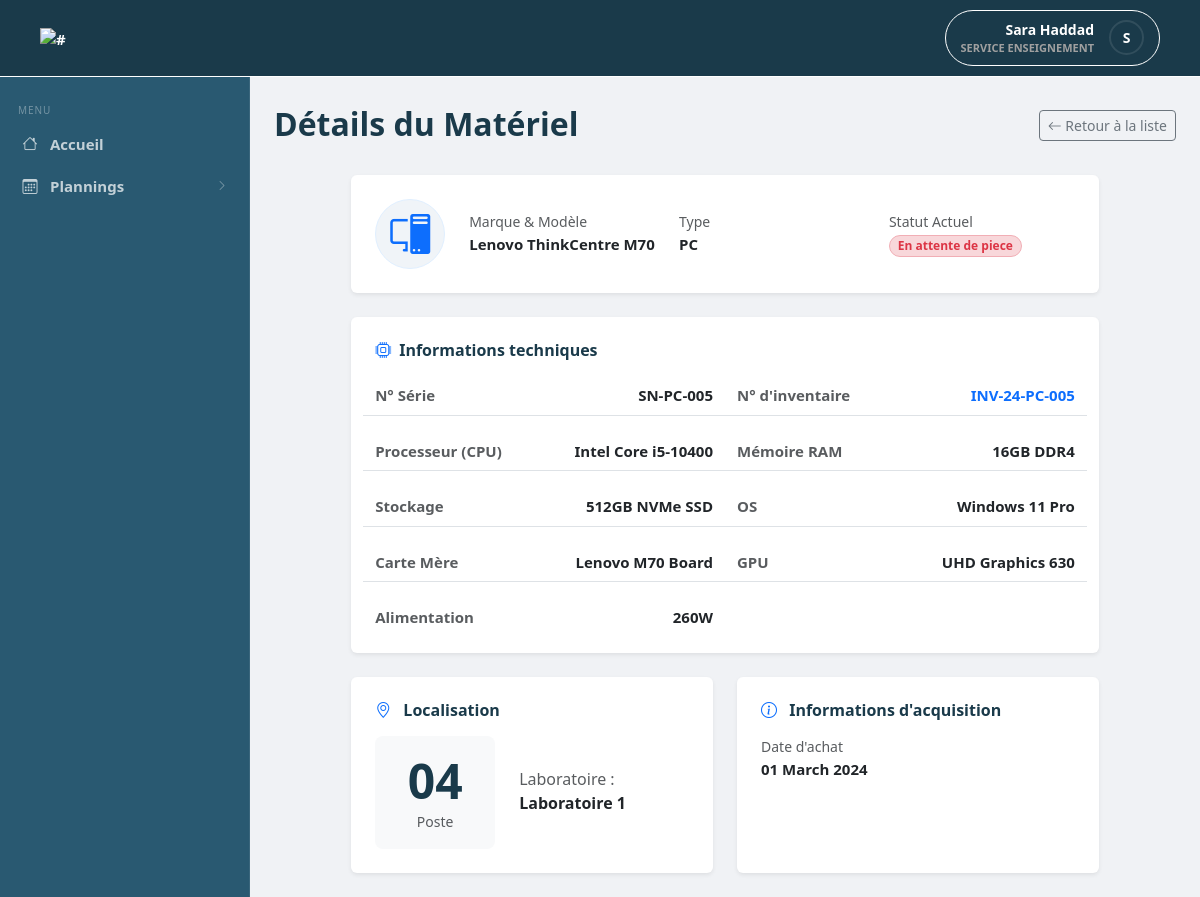
The app's page /technicien/fiche_equipement.php?id=1 (signed in) with its own data.
### tables this page shows
CREATE TABLE utilisateur (
  id               INT UNSIGNED AUTO_INCREMENT PRIMARY KEY,
  nom              VARCHAR(50)  NOT NULL,
  prenom           VARCHAR(50)  NOT NULL,
  email            VARCHAR(100) NOT NULL UNIQUE,
  mot_de_passe     VARCHAR(255) NOT NULL, 
  role             ENUM('technicien','enseignant','chef departement','service enseignement','vacataire') NOT NULL,
  actif            BOOLEAN DEFAULT TRUE,
  date_expiration  DATE DEFAULT NULL
);

CREATE TABLE equipement (
  id                INT UNSIGNED AUTO_INCREMENT PRIMARY KEY,
  num_inventaire    VARCHAR(50)  NOT NULL UNIQUE, 
  salle_id          INT UNSIGNED NOT NULL,
  poste             VARCHAR(20),
  type              ENUM('PC','switch','serveur','ecran','clavier','souris','onduleur','projecteur') NOT NULL,
  marque            VARCHAR(50),
  modele            VARCHAR(50),
  num_serie         VARCHAR(100),
  date_acquisition  DATE,
  etat              ENUM('fonctionnel','en panne','en reparation','en attente de piece','reforme') NOT NULL DEFAULT 'fonctionnel',
  CONSTRAINT fk_equip_salle FOREIGN KEY (salle_id) REFERENCES salle(id) ON DELETE CASCADE
);

CREATE TABLE configuration_pc (
  id                 INT UNSIGNED AUTO_INCREMENT PRIMARY KEY,
  equipement_id      INT UNSIGNED NOT NULL UNIQUE,
  carte_mere         VARCHAR(100),
  cpu                VARCHAR(100),
  gpu                VARCHAR(100),
  ram                VARCHAR(50),
  stockage           VARCHAR(100),
  alimentation       VARCHAR(100),
  systeme_exploitation VARCHAR(100),
  CONSTRAINT fk_config_equip FOREIGN KEY (equipement_id) REFERENCES equipement(id) ON DELETE CASCADE
);

CREATE TABLE salle (
  id         INT UNSIGNED AUTO_INCREMENT PRIMARY KEY,
  nom        VARCHAR(50)  NOT NULL,
  capacite   TINYINT UNSIGNED NOT NULL DEFAULT 0,
  type       ENUM('Standard','Réseau','IA','Serveur') NOT NULL DEFAULT 'Standard'
);

### technicien/fiche_equipement.php (the view, shortened to what this page needs)
<?php
require_once '../db_config.php';
$id = (int)$_GET['id'];
$sql = "SELECT e.*, s.nom AS nom_salle,
               c.cpu, c.ram, c.stockage, c.systeme_exploitation, c.carte_mere, c.gpu, c.alimentation
        FROM equipement e
        LEFT JOIN salle s ON e.salle_id = s.id
        LEFT JOIN configuration_pc c ON e.id = c.equipement_id
        WHERE e.id = ?";
$stmt = $conn->prepare($sql);
$stmt->bind_param("i", $id);
$stmt->execute();
$eq = $stmt->get_result()->fetch_assoc();
$icon = "bi-device-ssd";
$types_icons = [
    'pc' => 'bi-pc-display', 'projecteur' => 'bi-projector', 'switch' => 'bi-hdd-network',
    'ecran' => 'bi-display', 'serveur' => 'bi-server', 'onduleur' => 'bi-lightning-charge',
    'souris' => 'bi-mouse', 'clavier' => 'bi-keyboard'
];
if(isset($types_icons[strtolower($eq['type'])])) $icon = $types_icons[strtolower($eq['type'])];
$badge_class = (strtolower($eq['etat']) === 'fonctionnel') ? "bg-success-subtle text-success border-success-subtle" : "bg-danger-subtle text-danger border-danger-subtle";
$custom_css = "../assets/css/technicien/fiche_equipement.css";
include '../includes/header.php';
?>
<main class="page-content">
    <div class="d-flex justify-content-between align-items-center mb-4">
        <nav aria-label="breadcrumb">
            <h2 class="fw-bold text-navy mt-1">Détails du Matériel</h2>
        </nav>
        <a href="equipements.php" class="btn btn-outline-secondary btn-sm">
            <i class="bi bi-arrow-left"></i> Retour à la liste
        </a>
    </div>
    <div class="row g-4 justify-content-center">
        <div class="col-lg-10">
            <div class="card border-0 shadow-sm p-4 mb-4">
                <div class="d-flex align-items-center">
                    <div class="detail-icon-circle me-4" style="background: #f0f4f8; padding: 20px; border-radius: 50%;">
                        <i class="bi <?= $icon ?> text-primary" style="font-size: 2.5rem;"></i>
                    </div>
                    <div class="flex-grow-1">
                        <div class="row">
                            <div class="col-md-4">
                                <label class="text-muted small d-block">Marque & Modèle</label>
                                <span class="fw-bold"><?= htmlspecialchars($eq['marque'] . ' ' . $eq['modele']) ?></span>
                            </div>
                            <div class="col-md-4">
                                <label class="text-muted small d-block">Type</label>
                                <span class="fw-bold"><?= htmlspecialchars(ucfirst($eq['type'])) ?></span>
                            </div>
                            <div class="col-md-4">
                                <label class="text-muted small d-block">Statut Actuel</label>
                                <span class="badge <?= $badge_class ?> border rounded-pill">
                                    <?= htmlspecialchars(ucfirst($eq['etat'])) ?>
                                </span>
                            </div>
                        </div>
                    </div>
                </div>
            </div>
            <div class="card border-0 shadow-sm mb-4">
                <div class="card-body p-4">
                    <h6 class="fw-bold text-navy mb-4 d-flex align-items-center">
                        <i class="bi bi-cpu me-2 text-primary"></i> Informations techniques
                    </h6>
                    <div class="row g-4">
                        <div class="col-md-6 border-bottom pb-2 d-flex justify-content-between">
                            <span class="text-muted">N° Série</span>
                            <span class="fw-bold"><?= htmlspecialchars($eq['num_serie'] ?? 'N/A') ?></span>
                        </div>
                        <div class="col-md-6 border-bottom pb-2 d-flex justify-content-between">
                            <span class="text-muted">N° d'inventaire</span>
                            <span class="fw-bold text-primary"><?= htmlspecialchars($eq['num_inventaire']) ?></span>
                        </div>
                        <?php if (strtolower($eq['type']) === 'pc'): ?>
                            <div class="col-md-6 border-bottom pb-2 d-flex justify-content-between">
                                <span class="text-muted">Processeur (CPU)</span>
                                <span class="fw-bold"><?= htmlspecialchars($eq['cpu'] ?? 'N/A') ?></span>
                            </div>
                            <div class="col-md-6 border-bottom pb-2 d-flex justify-content-between">
                                <span class="text-muted">Mémoire RAM</span>
                                <span class="fw-bold"><?= htmlspecialchars($eq['ram'] ?? 'N/A') ?></span>
                            </div>
                            <div class="col-md-6 border-bottom pb-2 d-flex justify-content-between">
                                <span class="text-muted">Stockage</span>
                                <span class="fw-bold"><?= htmlspecialchars($eq['stockage'] ?? 'N/A') ?></span>
                            </div>
                            <div class="col-md-6 border-bottom pb-2 d-flex justify-content-between">
                                <span class="text-muted">OS</span>
                                <span class="fw-bold"><?= htmlspecialchars($eq['systeme_exploitation'] ?? 'N/A') ?></span>
                            </div>
                            <div class="col-md-6 border-bottom pb-2 d-flex justify-content-between">
                                <span class="text-muted">Carte Mère</span>
                                <span class="fw-bold"><?= htmlspecialchars($eq['carte_mere'] ?? 'N/A') ?></span>
                            </div>
                            <div class="col-md-6 border-bottom pb-2 d-flex justify-content-between">
                                <span class="text-muted">GPU</span>
                                <span class="fw-bold"><?= htmlspecialchars($eq['gpu'] ?? 'N/A') ?></span>
                            </div>
                            <div class="col-md-6 d-flex justify-content-between">
                                <span class="text-muted">Alimentation</span>
                                <span class="fw-bold"><?= htmlspecialchars($eq['alimentation'] ?? 'N/A') ?></span>
                            </div>
                        <?php endif; ?>
                    </div>
                </div>
            </div>
            <div class="row g-4">
                <div class="col-lg-6">
                    <div class="card border-0 shadow-sm h-100">
                        <div class="card-body p-4">
                            <h6 class="fw-bold text-navy mb-3">
                                <i class="bi bi-geo-alt me-2 text-primary"></i> Localisation
                            </h6>
                            <div class="d-flex align-items-center gap-4 mt-3">
                                <div class="bg-light rounded-3 p-3 text-center" style="min-width: 120px;">
                                    <h1 class="display-5 fw-bold text-navy mb-0">
                                        <?= htmlspecialchars(explode(' ', $eq['poste'])[1] ?? $eq['poste']) ?>
                                    </h1>
                                    <small class="text-muted">Poste</small>
                                </div>
                                <div>
                                    <p class="mb-1 text-muted">Laboratoire : <strong class="text-dark"><?= htmlspecialchars($eq['nom_salle']) ?></strong></p>
                                </div>
                            </div>
                        </div>
                    </div>
                </div>
                <div class="col-lg-6">
                    <div class="card border-0 shadow-sm h-100">
                        <div class="card-body p-4">
                            <h6 class="fw-bold text-navy mb-3">
                                <i class="bi bi-info-circle me-2 text-primary"></i> Informations d'acquisition
                            </h6>
                            <div class="row mt-3">
                                <div class="col-12">
                                    <label class="text-muted small d-block">Date d'achat</label>
                                    <span class="fw-bold">
                                        <?= $eq['date_acquisition'] ? date('d F Y', strtotime($eq['date_acquisition'])) : 'Non renseignée' ?>
                                    </span>
                                </div>
                            </div>
                        </div>
                    </div>
                </div>
            </div>
        </div>
    </div>
</main>
<?php include '../includes/footer.php'; ?>

### includes/header.php (shortened to what this page needs)
<?php
require_once __DIR__ . '/../db_config.php';
$user_name = "Invité";
$user_role = "Aucun";
$avatar_letter = "U";
if (isset($_SESSION['user_id'])) {
    $user_id = $_SESSION['user_id'];
    $sql = "SELECT nom, prenom, role FROM utilisateur WHERE id = ?";
    $stmt = $conn->prepare($sql);
    $stmt->bind_param("i", $user_id);
    $stmt->execute();
    $result = $stmt->get_result();
    if ($row = $result->fetch_assoc()) {
        $user_name = $row['prenom'] . ' ' . $row['nom'];
        $user_role = $row['role'];
        $avatar_letter = strtoupper(substr($row['prenom'], 0, 1));
    }
}
?>
<!DOCTYPE html>
<html lang="fr">
<head>
    <link rel="stylesheet" href="https://cdn.jsdelivr.net/npm/bootstrap@5.3.2/dist/css/bootstrap.min.css">
    <link rel="stylesheet" href="https://cdn.jsdelivr.net/npm/bootstrap-icons@1.11.3/font/bootstrap-icons.min.css">
    <link rel="stylesheet" href="..\assets\css\includes\header.css">
    <?php
    if (isset($custom_css)): ?>
        <link rel="stylesheet" href="<?php echo $custom_css; ?>">
    <?php endif; ?>
</head>
<body>
<header class="main-header">
  <div class="header-container">
    <a href="#">
    <div class="app-logo">
      <span><img src="https://i.postimg.cc/KYqMXX8q/svgviewer-png-output.png" alt="#" height="67"></span>
    </div>
    </a>
    <div class="user-profile-dropdown" id="profileTrigger">
      <div class="profile-info">
        <span class="user-name"><?php echo htmlspecialchars($user_name); ?></span>
        <span class="user-role"><?php echo htmlspecialchars($user_role); ?></span>
      </div>
      <div class="avatar role-a"><?php echo $avatar_letter; ?></div>
    </div>
  </div>
</header>
  <div class="page-layout">
  <aside class="sidebar">
    <div class="sidebar-section-label">Menu</div>
    <?php
    $role_clean = strtolower($user_role);
    if ($role_clean === 'chef departement'): ?>
        <a href="../chef/dashboard.php" class="sidebar-item"><i class="bi bi-speedometer2"></i> <span>Tableau de bord</span></a>
        <div class="sidebar-item sidebar-toggle" id="toggleInventaire">
            <i class="bi bi-box-seam"></i> <span>Inventaire</span> <i class="bi bi-chevron-right sidebar-arrow"></i>
        </div>
        <div class="sidebar-submenu" id="submenuInventaire">
            <a href="../chef/inventaire.php" class="sidebar-subitem"><i class="bi bi-pc-display"></i> Équipements</a>
            <a href="#" class="sidebar-subitem"><i class="bi bi-file-earmark-pdf"></i> Rapport PDF</a>
        </div>
        <div class="sidebar-item sidebar-toggle" id="toggleAdmin">
            <i class="bi bi-building"></i> <span>Administration</span> <i class="bi bi-chevron-right sidebar-arrow"></i>
        </div>
        <div class="sidebar-submenu" id="submenuAdmin">
            <a href="../chef/utilisateurs.php" class="sidebar-subitem"><i class="bi bi-people"></i> Utilisateurs</a>
            <a href="../chef/gestion_vacataires.php" class="sidebar-subitem"><i class="bi bi-person-plus"></i> Comptes vacataires</a>
        </div>
    <?php
    elseif ($role_clean === 'service enseignement'): ?>
        <a href="../service/index.php" class="sidebar-item"><i class="bi bi-house"></i> <span>Accueil</span></a>
        <div class="sidebar-item sidebar-toggle" id="togglePlannings">
            <i class="bi bi-calendar3"></i> <span>Plannings</span> <i class="bi bi-chevron-right sidebar-arrow"></i>
        </div>
    <?php
    endif; ?>
  </aside>

### records on screen
utilisateur: user_name "Sara Haddad", role "SERVICE ENSEIGNEMENT", prenom "S"
equipement: marque+modele "Lenovo ThinkCentre M70", type "PC", etat "En attente de piece", num_serie "SN-PC-005", num_inventaire "INV-24-PC-005", configuration_pc.cpu "Intel Core i5-10400", configuration_pc.ram "16GB DDR4", configuration_pc.stockage "512GB NVMe SSD", configuration_pc.systeme_exploitation "Windows 11 Pro", configuration_pc.carte_mere "Lenovo M70 Board", configuration_pc.gpu "UHD Graphics 630", configuration_pc.alimentation "260W", poste "04", salle.nom "Laboratoire 1", date_acquisition "01 March 2024"
